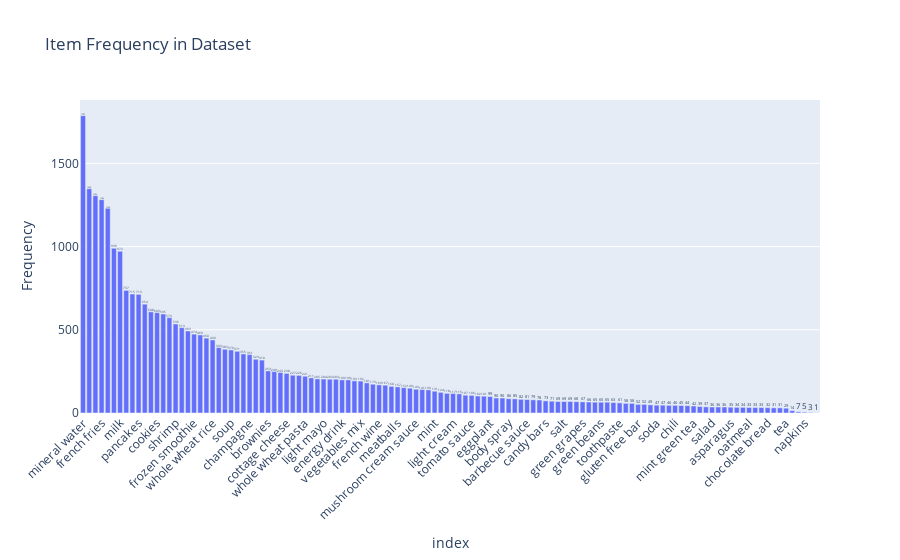

The code cell stored with this chart in its notebook:
### Code cell
# bar plot of item frequency
fig = px.bar(item_counts, x=item_counts.index, y=item_counts.values, labels={'x': 'Items', 'y': 'Frequency'},
             title="Item Frequency in Dataset", text=item_counts.values)

fig.update_layout(xaxis_tickangle=-45)
fig.show()

### Figure 1 — Plotly figure (JSON) as saved in the notebook; plotly's stock layout.template omitted (floating-point values rounded to 4 significant figures)
{"data": [{"hovertemplate": "index=%{x}<br>Frequency=%{y}<br>text=%{text}<extra></extra>", "legendgroup": "", "marker": {"color": "#636efa", "pattern": {"shape": ""}}, "name": "", "orientation": "v", "showlegend": false, "text": [1787.0, 1348.0, 1306.0, 1282.0, 1230.0, 990.0, 972.0, 737.0, 715.0, 713.0, 654.0, 608.0, 603.0, 595.0, 573.0, 535.0, 513.0, 493.0, 474.0, 469.0, 450.0, 439.0, 393.0, 383.0, 379.0, 371.0, 355.0, 351.0, 323.0, 318.0, 253.0, 249.0, 243.0, 238.0, 227.0, 226.0, 221.0, 211.0, 205.0, 204.0, 203.0, 203.0, 199.0, 199.0, 193.0, 192.0, 181.0, 173.0, 169.0, 167.0, 160.0, 157.0, 152.0, 149.0, 143.0, 141.0, 139.0, 131.0, 124.0, 118.0, 117.0, 115.0, 107.0, 106.0, 102.0, 101.0, 99.0, 90.0, 90.0, 86.0, 85.0, 82.0, 81.0, 79.0, 78.0, 73.0, 71.0, 69.0, 69.0, 69.0, 68.0, 67.0, 66.0, 65.0, 65.0, 65.0, 63.0, 61.0, 58.0, 58.0, 52.0, 52.0, 49.0, 47.0, 47.0, 46.0, 46.0, 45.0, 44.0, 42.0, 39.0, 37.0, 36.0, 36.0, 36.0, 35.0, 34.0, 34.0, 33.0, 33.0, 33.0, 32.0, 31.0, 31.0, 29.0, 14.0, 7.0, 5.0, 3.0, 1.0], "textposition": "auto", "type": "bar", "x": ["mineral water", "eggs", "spaghetti", "french fries", "chocolate", "green tea", "milk", "ground beef", "frozen vegetables", "pancakes", "burgers", "cake", "cookies", "escalope", "low fat yogurt", "shrimp", "tomatoes", "olive oil", "frozen smoothie", "turkey", "chicken", "whole wheat rice", "grated cheese", "cooking oil", "soup", "herb & pepper", "honey", "champagne", "fresh bread", "salmon", "brownies", "avocado", "hot dogs", "cottage cheese", "tomato juice", "butter", "whole wheat pasta", "red wine", "yogurt cake", "light mayo", "ham", "energy bar", "energy drink", "pepper", "cereals", "vegetables mix", "muffins", "oil", "french wine", "fresh tuna", "strawberries", "meatballs", "almonds", "parmesan cheese", "mushroom cream sauce", "rice", "protein bar", "mint", "white wine", "pasta", "light cream", "carrots", "black tea", "tomato sauce", "fromage blanc", "gums", "eggplant", "extra dark chocolate", "melons", "body spray", "yams", "magazines", "barbecue sauce", "cider", "nonfat milk", "candy bars", "zucchini", "whole weat flour", "salt", "blueberries", "flax seed", "green grapes", "antioxydant juice", "bug spray", "green beans", "bacon", "clothes accessories", "toothpaste", "shallot", "strong cheese", "gluten free bar", "spinach", "pet food", "soda", "sparkling water", "mayonnaise", "chili", "pickles", "burger sauce", "mint green tea", "hand protein bar", "shampoo", "salad", "corn", "cauliflower", "asparagus", "sandwich", "babies food", "oatmeal", "ketchup", "dessert wine", "chocolate bread", "chutney", "mashed potato", "tea", "bramble", "cream", "napkins", "water spray", " asparagus"], "xaxis": "x", "y": [1787, 1348, 1306, 1282, 1230, 990, 972, 737, 715, 713, 654, 608, 603, 595, 573, 535, 513, 493, 474, 469, 450, 439, 393, 383, 379, 371, 355, 351, 323, 318, 253, 249, 243, 238, 227, 226, 221, 211, 205, 204, 203, 203, 199, 199, 193, 192, 181, 173, 169, 167, 160, 157, 152, 149, 143, 141, 139, 131, 124, 118, 117, 115, 107, 106, 102, 101, 99, 90, 90, 86, 85, 82, 81, 79, 78, 73, 71, 69, 69, 69, 68, 67, 66, 65, 65, 65, 63, 61, 58, 58, 52, 52, 49, 47, 47, 46, 46, 45, 44, 42, 39, 37, 36, 36, 36, 35, 34, 34, 33, 33, 33, 32, 31, 31, 29, 14, 7, 5, 3, 1], "yaxis": "y"}], "layout": {"barmode": "relative", "legend": {"tracegroupgap": 0}, "title": {"text": "Item Frequency in Dataset"}, "xaxis": {"anchor": "y", "domain": [0, 1], "tickangle": -45, "title": {"text": "index"}}, "yaxis": {"anchor": "x", "domain": [0, 1], "title": {"text": "Frequency"}}}}
